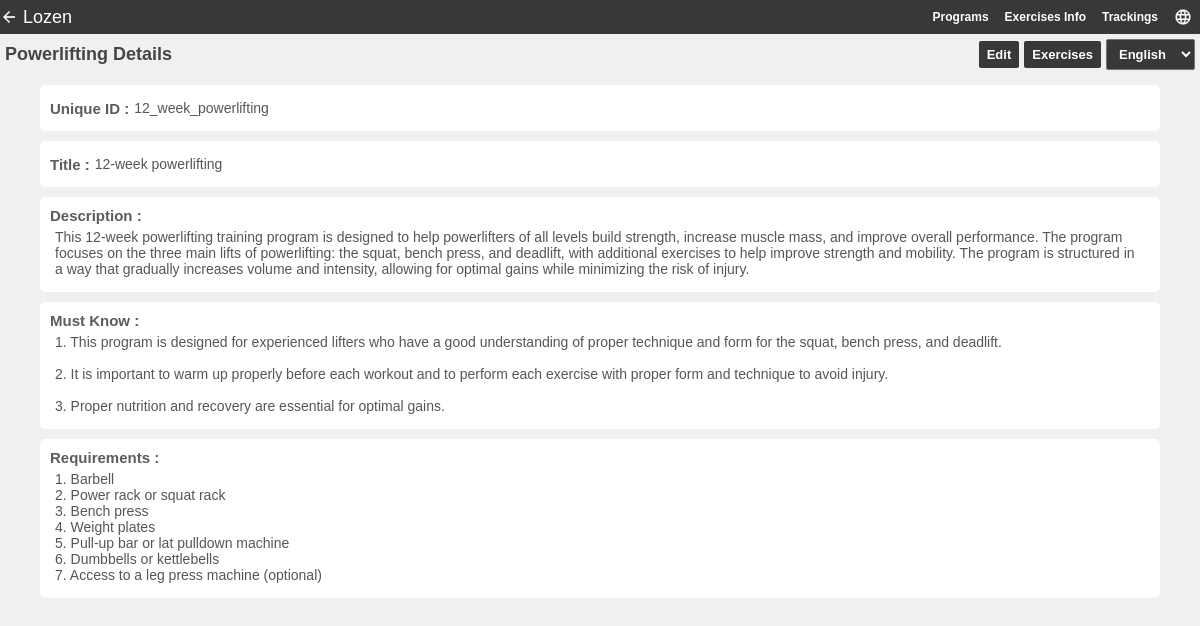
The page /programs_translations/detail?program_id=1&language_id=1 on the database its author committed.
### programs/models.py (models this page shows)
class Program(models.Model):
  training = models.ForeignKey(Training, on_delete=models.CASCADE)
  unique_id = models.CharField(max_length=32, unique=True, blank=False, null=False)
  version = models.PositiveSmallIntegerField()

### trainings/models.py (models this page shows)
class Training(models.Model):
  title = models.CharField(max_length=32)
  version = models.PositiveSmallIntegerField()

### programs_translations/models.py (models this page shows)
class ProgramTranslation(models.Model):
  program = models.ForeignKey(Program, on_delete=models.CASCADE)
  language = models.ForeignKey(Language, on_delete=models.CASCADE, blank=False, null=False)
  title = models.CharField(max_length=32, blank=True, null=True)
  description = models.TextField(blank=True, null=True)
  must_know = models.TextField(blank=True, null=True)
  requirements = models.TextField(blank=True, null=True)
  version = models.PositiveSmallIntegerField()
  class Meta:
    unique_together = ('program','language',)

### programs_translations/views.py (the view)
# urls.py: path('detail?program_id=<int:program_id>&language_id=<int:language_id>',views.program_translation_detail_view, name='detail'),
def program_translation_detail_view(request, program_id, language_id):
    program = Program.objects.get(id=program_id)
    queryset = ProgramTranslation.objects.filter(program_id=program_id, language_id=language_id)
    if queryset.exists():
        program_translation = queryset.first()
    else:
        program_translation = ProgramTranslation(program_id=program_id, language_id=language_id)
        program_translation.version = Tracking.get_last_version()
        program_translation.save()
    context = dict(
        program = program,
        language_id = language_id,
        program_translation = program_translation,
        language_widget=LanguageForm.get_language_widget(language_id=language_id),
        url_back=reverse_lazy('programs:list', kwargs=dict(training_id=program.training_id, language_id=language_id)),
    )
    return render(request, 'programs_translations/detail.html', context)

### languages/forms.py (called while the page is built)
  @classmethod
  def get_language_widget(cls, language_id):
    l_language = Language.objects.all().values_list('id', flat=True)
    language_widget = LanguageForm().fields['id'].widget
    language_widget.value = language_id
    language_widget.choices = [ (k,v) for k,v in language_widget.choices if k in l_language ]
    return language_widget

### programs_translations/templates/programs_translations/detail.html (shortened to what this page needs)
{% extends 'base.html' %}
{% load static %}
{% block btn_back %}
  <a class="icon ic-back" href="{{url_back}}"></a>
{% endblock %}
{% block links %}
  <link rel="stylesheet" href="{% static 'css/detail.css' %}">
{% endblock %}
{% block content %}
  <header>
    <div class="header-title">{{program.training.title}} Details</div>
    <div class="row">
      <a class="btn-link" href="{% url 'programs_translations:update' program.id language_id %}">Edit</a>
      <a class="btn-link" href="{% url 'exercises:list' program_id=program.id week=1 day=1 %}">Exercises</a>
      {% include 'select-widget.html' with id="language_selector" widget=language_widget %}
    </div>
  </header>
  <div class="dl-container">
    <dl>
      <div class="dl-group flat">
        <dt>Unique ID :</dt>
        <dd>{{program.unique_id}}</dd>
      </div>
      <div class="dl-group flat">
        <dt>Title :</dt>
        <dd>{{program_translation.title}}</dd>
      </div>
      <div class="dl-group">
        <dt>Description :</dt>
        <dd>{{program_translation.description|linebreaksbr}}</dd>
      </div>
      <div class="dl-group">
        <dt>Must Know :</dt>
        <dd>{{program_translation.must_know|linebreaksbr}}</dd>
      </div>
      <div class="dl-group">
        <dt>Requirements :</dt>
        <dd>{{program_translation.requirements|linebreaksbr}}</dd>
      </div>
    </dl>
</div>
{% endblock %}

### staticfiles/css/base.css (style rules this page uses)
* { margin:0; padding:0; box-sizing: border-box; font-family: Arial, Helvetica, sans-serif; }
:root { --black-mate: #393838; }
body { height: 100vh; display: flex; flex-direction: column; overflow-y: hidden; }
.nav-group a, .nav-group div { display: flex; flex-direction: column; justify-content: center; }
.btn-link, .icon-link { background-color: var(--black-mate); text-decoration: none; color: white; border-radius: 2px; cursor: pointer; font-size: 13px; font-weight: bold; padding: 6px 8px 6px 8px; }
.row { display: flex; flex-direction: row; align-items: center; gap: 5px; }

### staticfiles/css/detail.css (style rules this page uses)
header { width: 100%; display: flex; flex-direction: row; align-items: center; justify-content: space-between; padding: 5px 5px 0px 5px; }
.header-title { font-size: 18px; font-weight: bold; color: rgb(69, 69, 69); }
.dl-container { width: 100%; overflow-y: auto; padding-bottom: 300px; }
dl { margin-left: auto; margin-right: auto; width: 95%; padding-left: 10px; padding-right: 10px; padding-top: 10px; overflow-y: hidden; }
dt { color: rgb(92, 92, 92); font-weight: bold; font-size: 15px; }
dd { color: rgb(86, 86, 86); text-indent: 0px; font-size: 14px; margin: 5px 5px 5px 5px; }
.dl-group { background-color: white; padding: 10px; border-radius: 5px; margin-bottom: 10px; }
.flat { display: flex; flex-direction: row; align-items: center; }

### rows shown on the page
Program: training "Powerlifting", unique_id "12_week_powerlifting"
ProgramTranslation: title "12-week powerlifting", description "This 12-week powerlifting training program is designed to help powerlifters of all levels build strength, increase muscle mass, and improve overall performance. The program focuses on the three main lifts of powerlifting: the squat, bench press, and deadlift, with additional exercises to help improve strength and mobility. The program is structured in a way that gradually increases volume and intensity, allowing for optimal gains while minimizing the risk of injury.", must_know "1. This program is designed for experienced lifters who have a good understanding of proper technique and form for the squat, bench press, and deadlift. 2. It is important to warm up properly before each workout and to perform each exercise with proper form and technique to avoid injury. 3. Proper nutrition and recovery are essential for optimal gains.", requirements "1. Barbell 2. Power rack or squat rack 3. Bench press 4. Weight plates 5. Pull-up bar or lat pulldown machine 6. Dumbbells or kettlebells 7. Access to a leg press machine (optional)"

### other values the page prints
form field language_selector "English"
